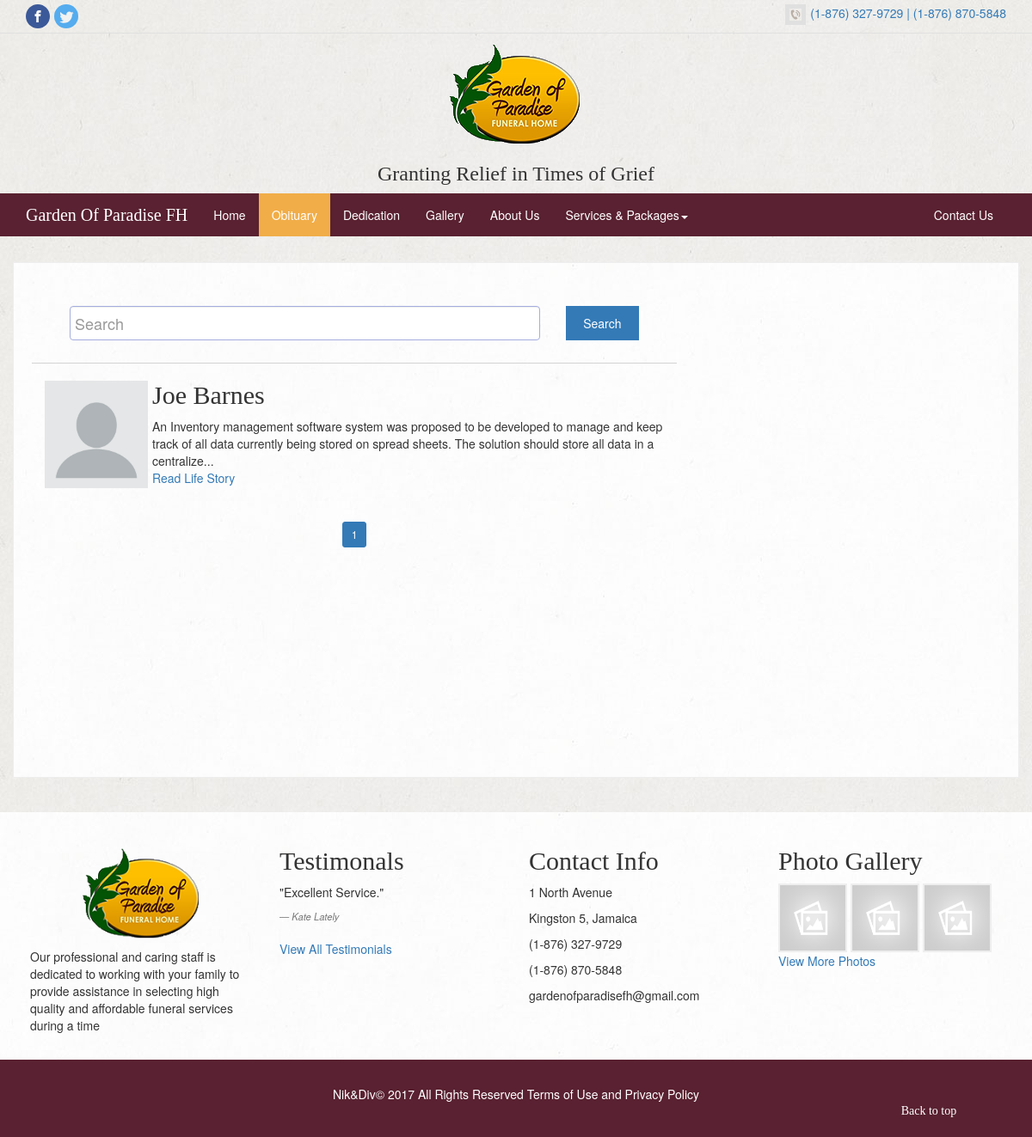
The page /views/obituary.php on the database its author committed.
### tables this page shows
CREATE TABLE `obituaries` (
  `id` int(11) NOT NULL,
  `photo` varchar(255) DEFAULT NULL,
  `name` varchar(50) NOT NULL,
  `details` text NOT NULL,
  `date` varchar(50) DEFAULT NULL
);

CREATE TABLE `testimonies` (
  `id` int(11) NOT NULL,
  `name` varchar(40) NOT NULL,
  `comment` varchar(255) NOT NULL
);

CREATE TABLE `albums` (
  `id` int(11) NOT NULL,
  `name` varchar(40) NOT NULL,
  `description` text
);

### public/services/ObituaryService.php (called while the page is built, shortened)
<?php
require_once '../classes/Obituary.php';
class ObituaryService
{
    private $_count;
    private $_LIMIT;
    public function __construct(){
        $this->_LIMIT = 10;
    }
    public function getNumberOfPages(){
        return ceil($this->_count /$this->_LIMIT);
    }
    public function getCount(){
        $db = Database::getInstance();
        $result = $db->query('select count(*) as count from obituaries');
        $this->_count = $result->fetch_assoc()['count'];
        return $this->_count;
    }
    public function getByLimit($page_num = 1, $limit = 10, $name = ''){
        $db = Database::getInstance();
        $this->_LIMIT = $limit;
        $this->getCount();
		$start = $this->_LIMIT * ($page_num-1);
	    $list = [];
	    $limitQuery = "{$start},{$limit}";
        $name = $db->escape_string($name);
	    $nameQuery = " name like '%{$name}%' ";
		if($results = $db->query("select * from obituaries where {$nameQuery} order by id desc limit {$limitQuery}"))
		{
		    $i =0;
		    while($obj = $results->fetch_assoc()){
               $result = new Obituary();
               $result->setId($obj["id"]);
               $result->setName($obj["name"]);
               $result->setDetails($obj["details"]);
               $result->setDate($obj["date"]);
                $list[$i] = $result;
                $i++;
            }
	    }
		 return $list;
    }
}
?>

### public/classes/Obituary.php (called while the page is built, shortened)
<?php
class Obituary{
    private $_id;
    private $_path;
    private $_name;
    private $_details;
    public function getId(){
        return $this->_id;
    }
    public function setId($id){
        $this->_id=$id;
    }
    public function getName(){
        return $this->_name;
    }
    public function setName($name){
        $this->_name = $name;
    }
    public function getPath(){
        return $this->_path;
    }
    public function getDetails(){
        return $this->_details;
    }
    public function setDetails($details){
        $this->_details = $details;
    }
}

### public/services/TestimonyService.php (called while the page is built, shortened)
<?php
require_once '../classes/Testimony.php';
class TestimonyService
{
    public function getCount(){
        $db = Database::getInstance();
        $result = $db->query('select count(*) as count from testimonies');
        $this->_count = $result->fetch_assoc()['count'];
        return $this->_count;
    }
	 public function get($page_num = 1, $limit = 10, $name = ''){
        $db = Database::getInstance();
        $this->_LIMIT = $limit;
        $this->getCount();
		$start = $this->_LIMIT * ($page_num-1);
	    $list = [];
	    $limitQuery = "{$start},{$this->_LIMIT}";
        $name = $db->escape_string($name);
	    $nameQuery = " name like '%{$name}%' ";
		if($result = $db->query("select * from testimonies where {$nameQuery} order by id desc limit {$limitQuery}"))
		{
		    $i =0;
		    while($obj = $result->fetch_assoc()){
               $testimony = new Testimony();
               $testimony->setId($obj["id"]);
               $testimony->setName($obj["name"]);
               $testimony->setComment($obj["comment"]);
               $list[$i] = $testimony;
               $i++;
		    }
	    }
		 return $list;
    }
}
?>

### public/classes/Testimony.php (called while the page is built, shortened)
<?php
class Testimony{
    private $_name = "";
    private $_comment="";
    public function getName(){
        return $this->_name;
    }
    public function setName($name){
        $this->_name = $name;
    }
    public function getComment(){
        return $this->_comment;
    }
    public function setComment($comment){
        $this->_comment = $comment;
    }
}

### public/services/AlbumService.php (called while the page is built, shortened)
<?php
require_once '../classes/Album.php';
class AlbumService
{
    public function getCount(){
        $db = Database::getInstance();
        $result = $db->query('select count(*) as count from albums');
        $this->_count = $result->fetch_assoc()['count'];
        return $this->_count;
    }
    public function getAlbumbyLimit($page_num = 1, $limit = 10, $name = ''){
        $db = Database::getInstance();
        $this->_LIMIT = $limit;
        $this->getCount();
		$start = $this->_LIMIT * ($page_num-1);
	    $list = [];
	    $limitQuery = "{$start},{$this->_LIMIT}";
        $name = $db->escape_string($name);
	    $nameQuery = " name like '%{$name}%' ";
		if($result = $db->query("select * from albums where {$nameQuery} order by id desc limit {$limitQuery}"))
		{
		    $i =0;
		    while($obj = $result->fetch_assoc()){
               $album = new Album();
               $album->setId($obj["id"]);
               $album->setName($obj["name"]);
               $album->setDescription($obj["description"]);
               $images = [];
               $id = $obj["id"];
               if($result2 = $db->query("select * from images where fk_album_id = {$id}"))
		       {
                  $album->setImages($images);
               }
               $list[$i] = $album;
               $i++;
		    }
	    }
		 return $list;
    }
}
?>

### public/classes/Album.php (called while the page is built, shortened)
<?php
class Album{
    private $_id = 0;
    private $_images = [];
    public function getId(){
        return $this->_id;
    }
    public function setId($id){
        $this->_id=$id;
    }
    public function getImages(){
        return $this->_images;
    }
    public function setImages($images = []){
        $this->_images = $images;
    }
}
?>

### public/views/obituary.php (the view, shortened to what this page needs)
<?php
require('../services/ObituaryService.php');
 $obituaryService = new ObituaryService();
    $page_num = 1;
    if(isset($_GET["q"])){
       $obituaryList = $obituaryService->getByLimit($page_num, 10, $_GET["q"]);
    }else{
       $obituaryList = $obituaryService->getByLimit($page_num, 10);
    }
    $numberOfPages = $obituaryService->getNumberOfPages();
?>
<?php require_once('header.php'); ?>
<div class="container">
    <div class="row card">
        <div class="col-md-8 obituary-content">
            <div id="search-wrapper">
               <form class="form-inline" >
                    <div class="col-sm-10">
                        <input type="text" class="form-control" style="border: 1px solid #A5ADDF !important;" name="q" placeholder="Search">
                    </div>
                    <div class="col-sm-2">
                       <button type="submit" class="btn btn-block" style="height: 40px !important; background-color:#337AB7; color: #fff">Search</button>
                    </div>
                </form>
                <br>
            </div>
            <div class="search-result">
               <?php foreach($obituaryList as $obituary) : ?>
                    <div class="row search-item">
                        <div class="col-md-2">
                            <br/>
                        <img src="<?=($obituary->getPath() == null)?'../assets/img/blank.png':$obituary->getPath()?>" width="120px" height="125px">
                        </div>
                        <div class="col-md-10">
                            <h2> <?= $obituary->getName() ?> </h2>
                            <?php $end= (strlen($obituary->getDetails()) > 200 )? 200 : strlen($obituary->getDetails());  ?>
                            <?= substr($obituary->getDetails(), 0, $end).'...'; ?>
                            <br>
                            <a href="<?= 'obituary-view.php?id='.$obituary->getId() ?>">Read Life Story</a>
                        </div>
                    </div>
                <?php endforeach; ?>
            </div>
            <div class="row text-center">
                <nav aria-label="..." style=" position: relative; margin: auto 0;">
                <ul class="pagination pagination-sm">
                    <?php for( $i =1; $i <= $numberOfPages; $i++):?>
                    <li class="page-item <?=($page_num == $i)?'active':''?>"><a class="page-link" <?=($page_num == $i)?' ':"href= 'obituary.php?page_num=$i'"?> > <?=$i ?></a></li>
                    <?php endfor;?>
                </ul>
                </nav>
              </div>
        </div>
        <div class="col-md-4">
        </div>
    </div>
</div>
<?php require_once('footer.php'); ?>

### public/views/footer.php (shortened to what this page needs)
<?php
 require_once('../services/AlbumService.php');
 require_once('../services/TestimonyService.php');
    $testimonyService = new TestimonyService();
    $testimonyList = $testimonyService->get(1, 1);
    $albumService = new AlbumService();
    $albumList = $albumService->getAlbumbyLimit(1, 6);
?>
      <div class="contianer-fiuld footer">
        <div class="container">
            <div class="row">
            <div class="col-md-3">
                <center><h1><img src="../assets/img/logo.png" width="150px" height="150px" class="img-responsive" alt="Garden of Paradise Logo"></h1></center>
                <p>
                Our professional and caring staff is dedicated to working with your
                family to provide assistance in selecting high quality and affordable
                funeral services during a time
                </p>
            </div>
            <div class="col-md-3">
                <h2>Testimonals</h2>
                 <?php if(count($testimonyList) > 0): ?>
                <blockquote>
                    <p>"<?=$testimonyList[0]->getComment();?>"</p>
                   <footer><cite title="Source Title"><?=$testimonyList[0]->getName();?></cite></footer>
                </blockquote>
                <a href="testimonals.php">View All Testimonials</a>
               <?php else: ?>
                    <br />
                    <br />
                    <center><h5>No Testimonals Available </h5></center>
                <?php endif; ?>
            </div>
            <div class="col-md-3">
                <h2>Contact Info</h2>
                <p>1 North Avenue</p>
                <p> Kingston 5, Jamaica</p>
                <p>(1-876) 327-9729</p>
                <p>(1-876) 870-5848</p>
                <p>gardenofparadisefh@gmail.com</p>
            </div>
            <div class="col-md-3">
                <h2>Photo Gallery</h2>
                <?php if(count($albumList) > 0): ?>
                <div class="row">
                   <div class="col-md-12">
                     <?php $i = 0; foreach($albumList as $album) :?>
                       <a href="<?='gallery.php?id='.$album->getId()?>" style="text-decoration: none;">
                         <img src="<?= ($album->getImages() != null)?'..\\uploads\\'.$album->getImages()[0]->getPath():'../assets/img/placeholder.png' ?>" class="photo">
                       </a>
                     <?php endforeach; ?>
                    </div>
                </div>
                <a href="album.php">View More Photos</a>
                <?php else: ?>
                    <center><h5>No Photos </h6></center>
                <?php endif; ?>
            </div>
            </div>
        </div>
        <div class="sub-footer">
            <div class="container ">
                <p>Nik&Div© 2017 All Rights Reserved Terms of Use and Privacy Policy</p>
            </div>
            </div>
        </div>
    </body>
</html>

### public/assets/css/style.css (style rules this page uses)
body { padding:0; margin:0; background-image: url('../img/top_bg.jpg') }
h1, h2, h3, h4 { font-family : "cinzel" !important; }
.footer { z-index: 2; background-image: url('../img/white_bg.jpg'); background-color: #fff; }
.footer .container { padding: 20px; }
.sub-footer { padding: 10px; background-color: #592131; color: white; text-align: center; }
.footer blockquote { border: 0 !important; padding: 0 !important; font-size: 14px !important; }
.photo { border: 2px solid #eee; width: 80px; height: 80px; }
.card { height: 400px !important; border: 1px solid #eee; padding: 20px; margin-top: 10px; text-align: center; background-color: #fff; position: relative; background-image: url('../img/white_bg.jpg'); }
.card ul { list-style: none; padding-left: 0px; }
.card .btn { background-color: #eee; border-radius: 0; text-decoration: none; bottom: 10px; }
.obituary-content { padding: 10px; min-height: 500px !important; }
#search-wrapper { padding: 20px; margin-bottom: 20px; }
#search-wrapper input { width: 100%; height: 40px; border: 1px solid #eee; padding: 5px; font-size:18px; }
.search-result { padding : 6px; }
.search-item { border-top: 1px solid #d3d3d3; margin-bottom: 5px; }
.btn { border-radius:0px; }

### public/views/obituary.php (style rules this page uses)
.card { text-align:left; min-height: 600px; margin-bottom: 40px; }

### rows shown on the page
obituaries: name "Joe Barnes", details "An Inventory management software system was proposed to be developed to manage and keep track of all data currently being stored on spread sheets. The solution should store all data in a centralize"
testimonies: comment "Excellent Service.", name "Kate Lately"
